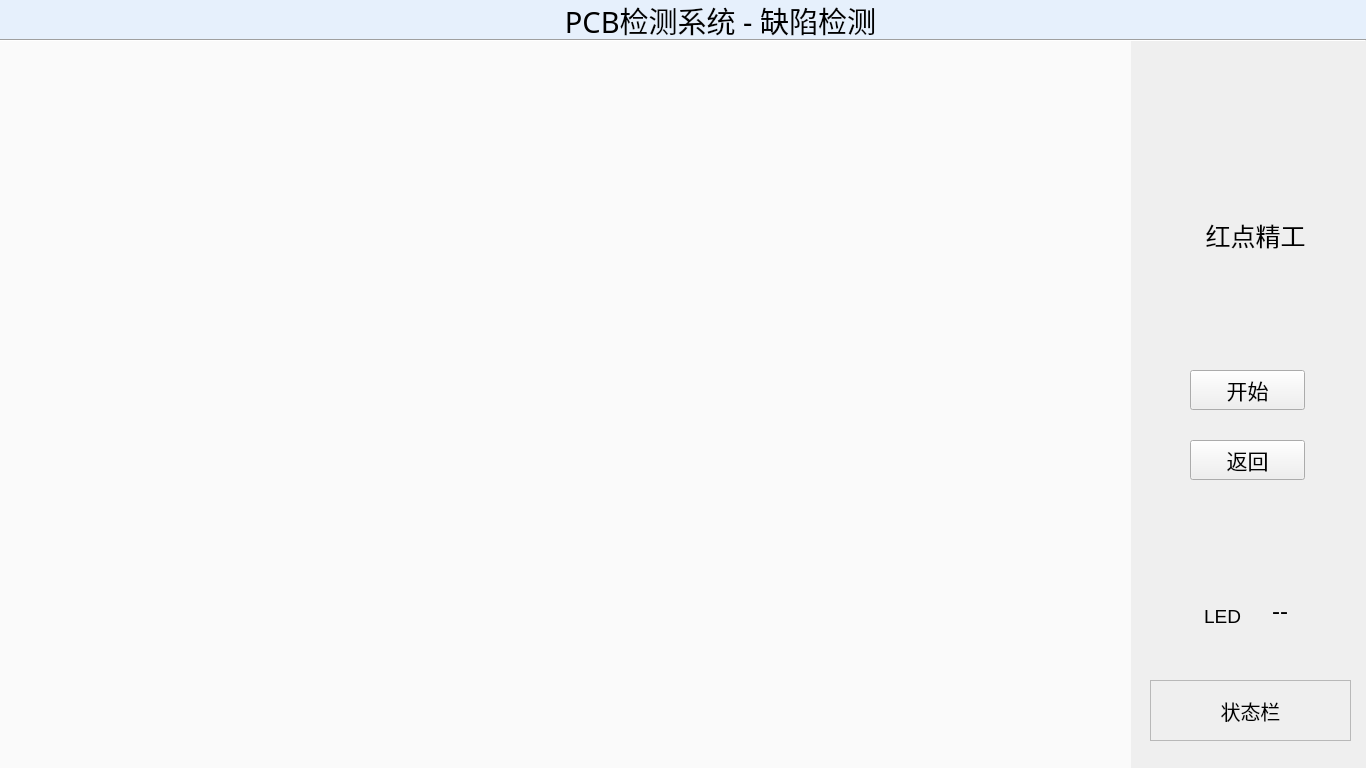
<?xml version="1.0" encoding="UTF-8"?>
<ui version="4.0">
 <class>DetectUI</class>
 <widget class="QWidget" name="DetectUI">
  <property name="geometry">
   <rect>
    <x>0</x>
    <y>0</y>
    <width>1366</width>
    <height>768</height>
   </rect>
  </property>
  <property name="sizePolicy">
   <sizepolicy hsizetype="Fixed" vsizetype="Fixed">
    <horstretch>0</horstretch>
    <verstretch>0</verstretch>
   </sizepolicy>
  </property>
  <property name="windowTitle">
   <string>DetectUI</string>
  </property>
  <widget class="Line" name="line">
   <property name="geometry">
    <rect>
     <x>0</x>
     <y>30</y>
     <width>1366</width>
     <height>20</height>
    </rect>
   </property>
   <property name="orientation">
    <enum>Qt::Horizontal</enum>
   </property>
  </widget>
  <widget class="QLabel" name="label_logo">
   <property name="geometry">
    <rect>
     <x>1179</x>
     <y>89</y>
     <width>151</width>
     <height>111</height>
    </rect>
   </property>
   <property name="sizePolicy">
    <sizepolicy hsizetype="Fixed" vsizetype="Fixed">
     <horstretch>0</horstretch>
     <verstretch>0</verstretch>
    </sizepolicy>
   </property>
   <property name="maximumSize">
    <size>
     <width>16777215</width>
     <height>16000000</height>
    </size>
   </property>
   <property name="font">
    <font>
     <pointsize>16</pointsize>
     <weight>50</weight>
     <bold>false</bold>
    </font>
   </property>
   <property name="styleSheet">
    <string notr="true">border-image: url(:/PCBDetect/icons/logo.png);</string>
   </property>
   <property name="text">
    <string/>
   </property>
   <property name="alignment">
    <set>Qt::AlignCenter</set>
   </property>
  </widget>
  <widget class="QLabel" name="label_3">
   <property name="geometry">
    <rect>
     <x>0</x>
     <y>-1</y>
     <width>1366</width>
     <height>41</height>
    </rect>
   </property>
   <property name="styleSheet">
    <string notr="true">background-color: rgb(230, 240, 252);</string>
   </property>
   <property name="text">
    <string/>
   </property>
  </widget>
  <widget class="QLabel" name="label_title">
   <property name="geometry">
    <rect>
     <x>560</x>
     <y>0</y>
     <width>321</width>
     <height>41</height>
    </rect>
   </property>
   <property name="sizePolicy">
    <sizepolicy hsizetype="Fixed" vsizetype="Fixed">
     <horstretch>0</horstretch>
     <verstretch>0</verstretch>
    </sizepolicy>
   </property>
   <property name="minimumSize">
    <size>
     <width>60</width>
     <height>30</height>
    </size>
   </property>
   <property name="font">
    <font>
     <family>SimSun-ExtB FB</family>
     <pointsize>22</pointsize>
     <weight>25</weight>
     <italic>false</italic>
     <bold>false</bold>
    </font>
   </property>
   <property name="styleSheet">
    <string notr="true">font: 200 22pt &quot;SimSun-ExtB FB&quot;;
</string>
   </property>
   <property name="text">
    <string>PCB检测系统 - 缺陷检测</string>
   </property>
   <property name="alignment">
    <set>Qt::AlignCenter</set>
   </property>
  </widget>
  <widget class="QGraphicsView" name="graphicsView">
   <property name="geometry">
    <rect>
     <x>0</x>
     <y>40</y>
     <width>1131</width>
     <height>731</height>
    </rect>
   </property>
   <property name="styleSheet">
    <string notr="true">background-color: rgb(250, 250, 250);</string>
   </property>
   <property name="frameShape">
    <enum>QFrame::NoFrame</enum>
   </property>
  </widget>
  <widget class="QPushButton" name="pushButton_start">
   <property name="geometry">
    <rect>
     <x>1190</x>
     <y>370</y>
     <width>115</width>
     <height>40</height>
    </rect>
   </property>
   <property name="sizePolicy">
    <sizepolicy hsizetype="Fixed" vsizetype="Fixed">
     <horstretch>0</horstretch>
     <verstretch>0</verstretch>
    </sizepolicy>
   </property>
   <property name="font">
    <font>
     <pointsize>16</pointsize>
    </font>
   </property>
   <property name="styleSheet">
    <string notr="true"/>
   </property>
   <property name="text">
    <string>开始</string>
   </property>
  </widget>
  <widget class="QPushButton" name="pushButton_return">
   <property name="geometry">
    <rect>
     <x>1190</x>
     <y>440</y>
     <width>115</width>
     <height>40</height>
    </rect>
   </property>
   <property name="sizePolicy">
    <sizepolicy hsizetype="Fixed" vsizetype="Fixed">
     <horstretch>0</horstretch>
     <verstretch>0</verstretch>
    </sizepolicy>
   </property>
   <property name="font">
    <font>
     <pointsize>16</pointsize>
    </font>
   </property>
   <property name="text">
    <string>返回</string>
   </property>
  </widget>
  <widget class="QLabel" name="label_status">
   <property name="geometry">
    <rect>
     <x>1150</x>
     <y>680</y>
     <width>201</width>
     <height>61</height>
    </rect>
   </property>
   <property name="font">
    <font>
     <pointsize>15</pointsize>
    </font>
   </property>
   <property name="frameShape">
    <enum>QFrame::StyledPanel</enum>
   </property>
   <property name="frameShadow">
    <enum>QFrame::Raised</enum>
   </property>
   <property name="text">
    <string>状态栏</string>
   </property>
   <property name="alignment">
    <set>Qt::AlignCenter</set>
   </property>
  </widget>
  <widget class="QLabel" name="label">
   <property name="geometry">
    <rect>
     <x>1200</x>
     <y>220</y>
     <width>111</width>
     <height>31</height>
    </rect>
   </property>
   <property name="font">
    <font>
     <family>楷体</family>
     <pointsize>19</pointsize>
     <weight>50</weight>
     <italic>false</italic>
     <bold>false</bold>
    </font>
   </property>
   <property name="styleSheet">
    <string notr="true">font: 19pt &quot;楷体&quot;;</string>
   </property>
   <property name="text">
    <string>红点精工</string>
   </property>
   <property name="alignment">
    <set>Qt::AlignCenter</set>
   </property>
  </widget>
  <widget class="QWidget" name="layoutWidget">
   <property name="geometry">
    <rect>
     <x>1180</x>
     <y>580</y>
     <width>141</width>
     <height>61</height>
    </rect>
   </property>
   <layout class="QHBoxLayout" name="horizontalLayout">
    <item>
     <widget class="QLabel" name="label_indicator">
      <property name="sizePolicy">
       <sizepolicy hsizetype="Fixed" vsizetype="Fixed">
        <horstretch>0</horstretch>
        <verstretch>0</verstretch>
       </sizepolicy>
      </property>
      <property name="minimumSize">
       <size>
        <width>50</width>
        <height>50</height>
       </size>
      </property>
      <property name="font">
       <font>
        <pointsize>14</pointsize>
       </font>
      </property>
      <property name="text">
       <string>LED</string>
      </property>
      <property name="alignment">
       <set>Qt::AlignRight|Qt::AlignTrailing|Qt::AlignVCenter</set>
      </property>
     </widget>
    </item>
    <item>
     <spacer name="horizontalSpacer">
      <property name="orientation">
       <enum>Qt::Horizontal</enum>
      </property>
      <property name="sizeType">
       <enum>QSizePolicy::Fixed</enum>
      </property>
      <property name="sizeHint" stdset="0">
       <size>
        <width>3</width>
        <height>5</height>
       </size>
      </property>
     </spacer>
    </item>
    <item>
     <widget class="QLabel" name="label_result">
      <property name="font">
       <font>
        <pointsize>18</pointsize>
        <weight>50</weight>
        <bold>false</bold>
       </font>
      </property>
      <property name="text">
       <string>--</string>
      </property>
      <property name="alignment">
       <set>Qt::AlignCenter</set>
      </property>
     </widget>
    </item>
   </layout>
  </widget>
  <zorder>layoutWidget</zorder>
  <zorder>label_3</zorder>
  <zorder>label_title</zorder>
  <zorder>label_logo</zorder>
  <zorder>graphicsView</zorder>
  <zorder>pushButton_start</zorder>
  <zorder>pushButton_return</zorder>
  <zorder>label_status</zorder>
  <zorder>line</zorder>
  <zorder>label</zorder>
 </widget>
 <layoutdefault spacing="6" margin="11"/>
 <resources>
  <include location="PCBDetect.qrc"/>
 </resources>
 <connections/>
</ui>
